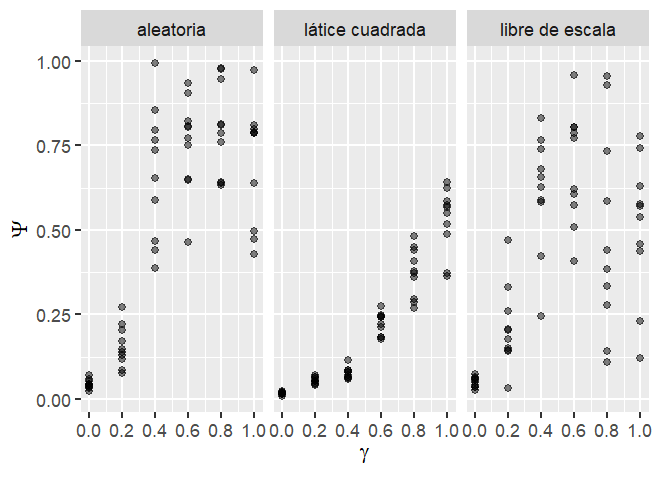

This chart was generated by the following R code:
install.packages("tidyverse")
install.packages("janitor")

library(tidyverse)
library(janitor)

archivo1 <- read_csv("polarizacion_extension_redes psi_latice_cuadrada-table.csv", 
                 skip = 6) |>
  janitor::clean_names()

archivo2 <- read_csv("polarizacion_extension_redes psi_red_aleatoria-table.csv",
                  skip = 6) |>
  janitor::clean_names()

archivo3 <- read_csv("polarizacion_extension_redes psi_libre_de_escala-table.csv",
                     skip = 6) |>
  janitor::clean_names()

data <- bind_rows(archivo1, archivo2, archivo3)

max_step <- max(data$step)

data |> 
    filter(step == max_step) |> 
    ggplot(aes(x = gamma, y = psi)) + 
    geom_point(alpha = 0.5) +
    facet_grid( . ~ tipo_red) + 
  labs (x = expression(gamma), y = expression(Psi)) +
  scale_x_continuous(breaks = seq (0,1, by = 0.2))

  
